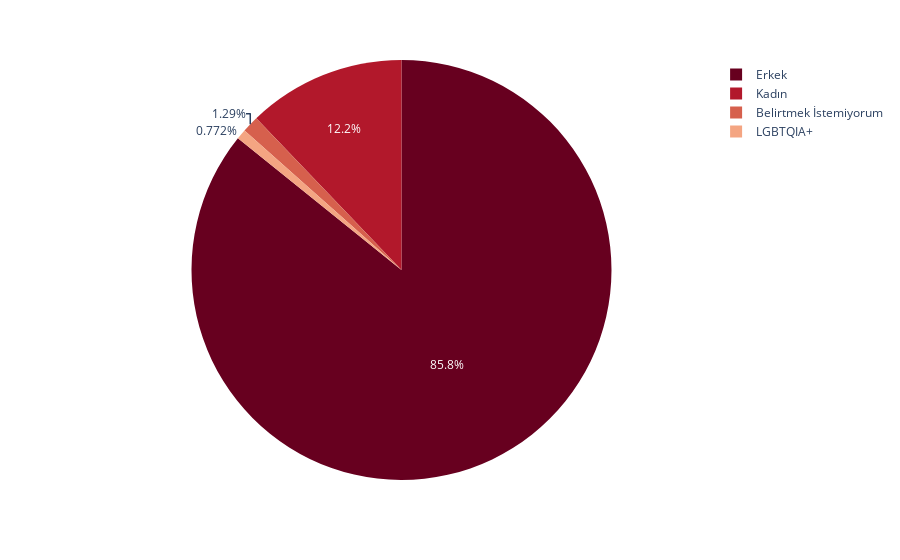

The cell this chart's notebook holds for it:
### Code cell
# Visualization of the gender distribution
gender_sum = {}

for i in df['gender'].unique():
    gender_sum[i] = (df['gender'] == i).sum()

gender_df = pd.DataFrame({'Gender': list(gender_sum.keys()), 'Number': list(gender_sum.values())})

fig = px.pie(gender_df, values='Number', names='Gender', color_discrete_sequence=px.colors.sequential.RdBu)

# show the plot
fig.show()

### Figure 1 — Plotly figure (JSON) as saved in the notebook; plotly's stock layout.template omitted (floating-point values rounded to 4 significant figures)
{"data": [{"domain": {"x": [0, 1], "y": [0, 1]}, "hovertemplate": "Gender=%{label}<br>Number=%{value}<extra></extra>", "labels": ["LGBTQIA+", "Erkek", "Kadın", "Belirtmek İstemiyorum"], "legendgroup": "", "name": "", "showlegend": true, "type": "pie", "values": [12, 1334, 189, 20]}], "layout": {"legend": {"tracegroupgap": 0}, "margin": {"t": 60}, "piecolorway": ["rgb(103,0,31)", "rgb(178,24,43)", "rgb(214,96,77)", "rgb(244,165,130)", "rgb(253,219,199)", "rgb(247,247,247)", "rgb(209,229,240)", "rgb(146,197,222)", "rgb(67,147,195)", "rgb(33,102,172)", "rgb(5,48,97)"]}}
